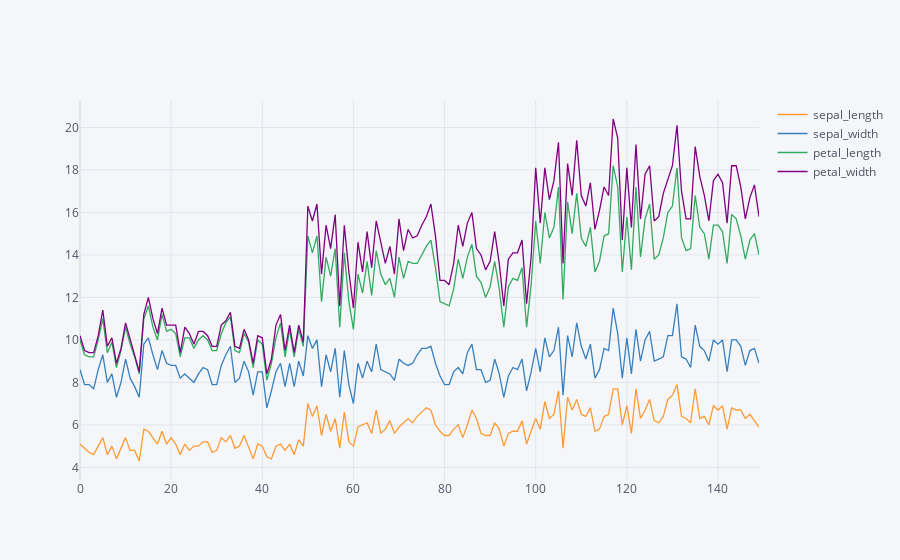

Notebook code for this chart:
### Code cell
iris.iplot(kind='area')

### Figure 1 — Plotly figure (JSON) as saved in the notebook; plotly's stock layout.template omitted (floating-point values rounded to 4 significant figures; data arrays with more than 128 entries replaced by an {"elided": "..."} marker saying what was removed)
{"data": [{"line": {"color": "rgba(255, 153, 51, 1.0)", "dash": "solid", "shape": "linear", "width": 1.3}, "mode": "lines", "name": "sepal_length", "text": "", "type": "scatter", "x": {"elided": "150 int values"}, "y": {"elided": "150 float values"}}, {"line": {"color": "rgba(55, 128, 191, 1.0)", "dash": "solid", "shape": "linear", "width": 1.3}, "mode": "lines", "name": "sepal_width", "text": "", "type": "scatter", "x": {"elided": "150 int values"}, "y": {"elided": "150 float values"}}, {"line": {"color": "rgba(50, 171, 96, 1.0)", "dash": "solid", "shape": "linear", "width": 1.3}, "mode": "lines", "name": "petal_length", "text": "", "type": "scatter", "x": {"elided": "150 int values"}, "y": {"elided": "150 float values"}}, {"line": {"color": "rgba(128, 0, 128, 1.0)", "dash": "solid", "shape": "linear", "width": 1.3}, "mode": "lines", "name": "petal_width", "text": "", "type": "scatter", "x": {"elided": "150 int values"}, "y": {"elided": "150 float values"}}], "layout": {"legend": {"bgcolor": "#F5F6F9", "font": {"color": "#4D5663"}}, "paper_bgcolor": "#F5F6F9", "plot_bgcolor": "#F5F6F9", "title": {"font": {"color": "#4D5663"}}, "xaxis": {"gridcolor": "#E1E5ED", "showgrid": true, "tickfont": {"color": "#4D5663"}, "title": {"font": {"color": "#4D5663"}, "text": ""}, "zerolinecolor": "#E1E5ED"}, "yaxis": {"gridcolor": "#E1E5ED", "showgrid": true, "tickfont": {"color": "#4D5663"}, "title": {"font": {"color": "#4D5663"}, "text": ""}, "zerolinecolor": "#E1E5ED"}}}
